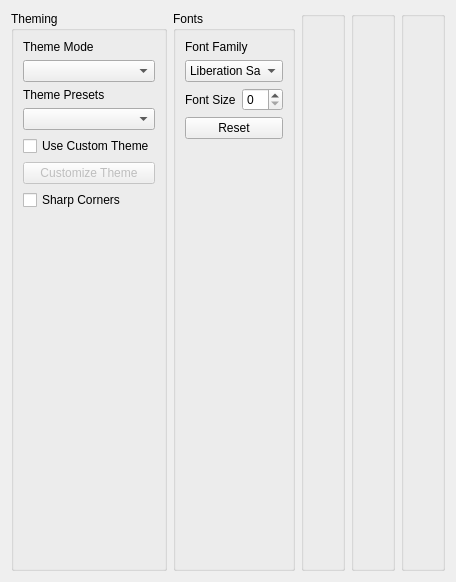
      <widget class="QWidget" name="tab_accessibility">
       <attribute name="title">
        <string>Accessibility</string>
       </attribute>
       <layout class="QHBoxLayout" name="horizontalLayout_3">
        <item>
         <widget class="QGroupBox" name="box_theme">
          <property name="sizePolicy">
           <sizepolicy hsizetype="Expanding" vsizetype="Preferred">
            <horstretch>0</horstretch>
            <verstretch>0</verstretch>
           </sizepolicy>
          </property>
          <property name="title">
           <string>Theming</string>
          </property>
          <layout class="QVBoxLayout" name="verticalLayout_3">
           <item>
            <layout class="QVBoxLayout" name="vlay_theme">
             <item>
              <widget class="QLabel" name="theme_mode_label">
               <property name="text">
                <string>Theme Mode</string>
               </property>
              </widget>
             </item>
             <item>
              <widget class="QComboBox" name="option_theme_mode">
               <property name="currentText">
                <string/>
               </property>
              </widget>
             </item>
             <item>
              <widget class="QLabel" name="theme_presets_label">
               <property name="text">
                <string>Theme Presets</string>
               </property>
              </widget>
             </item>
             <item>
              <widget class="QComboBox" name="option_theme_presets">
               <property name="currentText">
                <string/>
               </property>
              </widget>
             </item>
             <item>
              <widget class="QCheckBox" name="option_use_custom_theme">
               <property name="text">
                <string>Use Custom Theme</string>
               </property>
              </widget>
             </item>
             <item>
              <widget class="QPushButton" name="custom_theme_button">
               <property name="enabled">
                <bool>false</bool>
               </property>
               <property name="text">
                <string>Customize Theme</string>
               </property>
              </widget>
             </item>
             <item>
              <widget class="QCheckBox" name="option_use_sharp_corners">
               <property name="text">
                <string>Sharp Corners</string>
               </property>
              </widget>
             </item>
             <item>
              <spacer name="vspace_theme">
               <property name="orientation">
                <enum>Qt::Vertical</enum>
               </property>
               <property name="sizeHint" stdset="0">
                <size>
                 <width>20</width>
                 <height>40</height>
                </size>
               </property>
              </spacer>
             </item>
            </layout>
           </item>
          </layout>
         </widget>
        </item>
        <item>
         <widget class="QGroupBox" name="box_font">
          <property name="sizePolicy">
           <sizepolicy hsizetype="Expanding" vsizetype="Preferred">
            <horstretch>0</horstretch>
            <verstretch>0</verstretch>
           </sizepolicy>
          </property>
          <property name="title">
           <string>Fonts</string>
          </property>
          <layout class="QVBoxLayout" name="verticalLayout_2">
           <item>
            <layout class="QVBoxLayout" name="vlay_font">
             <item>
              <widget class="QLabel" name="label_for_option_font_family">
               <property name="font">
                <font>
                 <family>Segoe UI</family>
                 <pointsize>9</pointsize>
                </font>
               </property>
               <property name="text">
                <string>Font Family</string>
               </property>
              </widget>
             </item>
             <item>
              <widget class="QFontComboBox" name="option_font_family">
               <property name="sizePolicy">
                <sizepolicy hsizetype="Ignored" vsizetype="Preferred">
                 <horstretch>0</horstretch>
                 <verstretch>0</verstretch>
                </sizepolicy>
               </property>
               <property name="editable">
                <bool>false</bool>
               </property>
               <property name="currentText">
                <string>Arial</string>
               </property>
               <property name="sizeAdjustPolicy">
                <enum>QComboBox::AdjustToContentsOnFirstShow</enum>
               </property>
               <property name="placeholderText">
                <string>Select Font Family</string>
               </property>
               <property name="writingSystem">
                <enum>QFontDatabase::Any</enum>
               </property>
               <property name="fontFilters">
                <set>QFontComboBox::ScalableFonts</set>
               </property>
               <property name="currentFont">
                <font>
                 <family>Arial</family>
                 <pointsize>10</pointsize>
                </font>
               </property>
              </widget>
             </item>
             <item>
              <layout class="QHBoxLayout" name="hlay_font_size">
               <item>
                <widget class="QLabel" name="label_for_option_font_size">
                 <property name="sizePolicy">
                  <sizepolicy hsizetype="Preferred" vsizetype="Preferred">
                   <horstretch>0</horstretch>
                   <verstretch>0</verstretch>
                  </sizepolicy>
                 </property>
                 <property name="text">
                  <string>Font Size</string>
                 </property>
                </widget>
               </item>
               <item>
                <widget class="QSpinBox" name="option_font_size">
                 <property name="sizePolicy">
                  <sizepolicy hsizetype="Minimum" vsizetype="Fixed">
                   <horstretch>0</horstretch>
                   <verstretch>0</verstretch>
                  </sizepolicy>
                 </property>
                </widget>
               </item>
              </layout>
             </item>
             <item>
              <widget class="QPushButton" name="reset_font_button">
               <property name="sizePolicy">
                <sizepolicy hsizetype="Minimum" vsizetype="Fixed">
                 <horstretch>0</horstretch>
                 <verstretch>0</verstretch>
                </sizepolicy>
               </property>
               <property name="text">
                <string>Reset</string>
               </property>
              </widget>
             </item>
             <item>
              <spacer name="vspace_font">
               <property name="orientation">
                <enum>Qt::Vertical</enum>
               </property>
               <property name="sizeHint" stdset="0">
                <size>
                 <width>20</width>
                 <height>40</height>
                </size>
               </property>
              </spacer>
             </item>
            </layout>
           </item>
          </layout>
         </widget>
        </item>
        <item>
         <widget class="QGroupBox" name="box_1">
          <property name="enabled">
           <bool>true</bool>
          </property>
          <property name="sizePolicy">
           <sizepolicy hsizetype="Expanding" vsizetype="Preferred">
            <horstretch>0</horstretch>
            <verstretch>0</verstretch>
           </sizepolicy>
          </property>
          <property name="title">
           <string/>
          </property>
          <property name="flat">
           <bool>false</bool>
          </property>
          <layout class="QVBoxLayout" name="verticalLayout_9">
           <item>
            <spacer name="vspace">
             <property name="orientation">
              <enum>Qt::Vertical</enum>
             </property>
             <property name="sizeHint" stdset="0">
              <size>
               <width>20</width>
               <height>533</height>
              </size>
             </property>
            </spacer>
           </item>
          </layout>
         </widget>
        </item>
        <item>
         <widget class="QGroupBox" name="box_2">
          <property name="enabled">
           <bool>true</bool>
          </property>
          <property name="sizePolicy">
           <sizepolicy hsizetype="Expanding" vsizetype="Preferred">
            <horstretch>0</horstretch>
            <verstretch>0</verstretch>
           </sizepolicy>
          </property>
          <property name="title">
           <string/>
          </property>
          <property name="flat">
           <bool>false</bool>
          </property>
          <layout class="QVBoxLayout" name="verticalLayout_10">
           <item>
            <spacer name="vspace_2">
             <property name="orientation">
              <enum>Qt::Vertical</enum>
             </property>
             <property name="sizeHint" stdset="0">
              <size>
               <width>20</width>
               <height>533</height>
              </size>
             </property>
            </spacer>
           </item>
          </layout>
         </widget>
        </item>
        <item>
         <widget class="QGroupBox" name="box_3">
          <property name="enabled">
           <bool>true</bool>
          </property>
          <property name="sizePolicy">
           <sizepolicy hsizetype="Expanding" vsizetype="Preferred">
            <horstretch>0</horstretch>
            <verstretch>0</verstretch>
           </sizepolicy>
          </property>
          <property name="title">
           <string/>
          </property>
          <property name="flat">
           <bool>false</bool>
          </property>
          <layout class="QVBoxLayout" name="verticalLayout_11">
           <item>
            <spacer name="vspace_3">
             <property name="orientation">
              <enum>Qt::Vertical</enum>
             </property>
             <property name="sizeHint" stdset="0">
              <size>
               <width>20</width>
               <height>533</height>
              </size>
             </property>
            </spacer>
           </item>
          </layout>
         </widget>
        </item>
       </layout>
      </widget>
